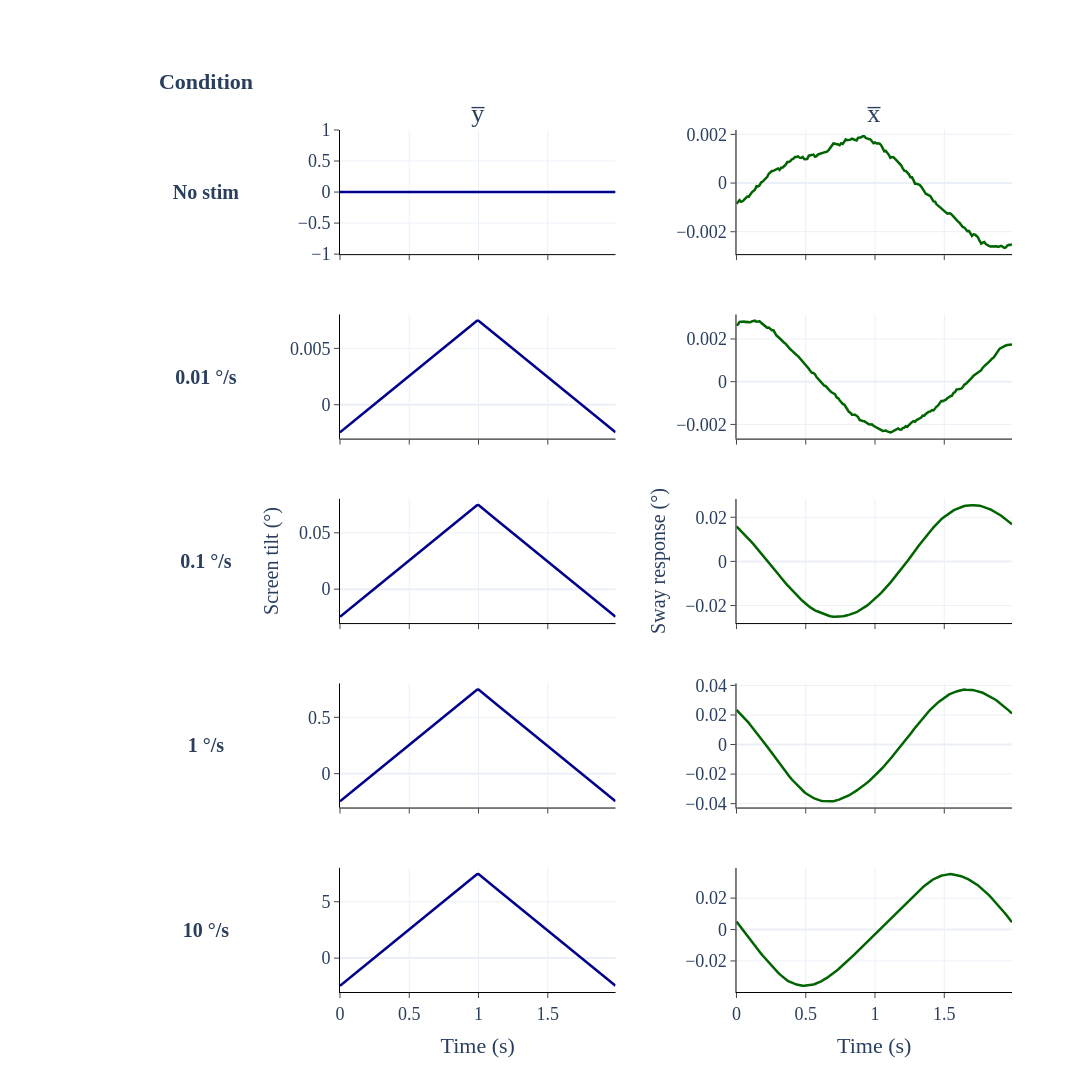

Notebook code cell kept with this figure:
### Markdown cell above
# Plot mean time signals

### Code cell
fig_grid_time.show()

### Figure 1 — Plotly figure (JSON) as saved in the notebook; plotly's stock layout.template omitted (floating-point values rounded to 4 significant figures; data arrays with more than 128 entries replaced by an {"elided": "..."} marker saying what was removed)
{"data": [{"line": {"color": "darkblue", "width": 2.5}, "mode": "lines", "showlegend": false, "type": "scatter", "x": {"elided": "180 float values"}, "xaxis": "x", "y": {"elided": "180 float values"}, "yaxis": "y"}, {"line": {"color": "darkgreen", "width": 2.5}, "mode": "lines", "showlegend": false, "type": "scatter", "x": {"elided": "180 float values"}, "xaxis": "x2", "y": {"elided": "180 float values"}, "yaxis": "y2"}, {"line": {"color": "darkblue", "width": 2.5}, "mode": "lines", "showlegend": false, "type": "scatter", "x": {"elided": "180 float values"}, "xaxis": "x3", "y": {"elided": "180 float values"}, "yaxis": "y3"}, {"line": {"color": "darkgreen", "width": 2.5}, "mode": "lines", "showlegend": false, "type": "scatter", "x": {"elided": "180 float values"}, "xaxis": "x4", "y": {"elided": "180 float values"}, "yaxis": "y4"}, {"line": {"color": "darkblue", "width": 2.5}, "mode": "lines", "showlegend": false, "type": "scatter", "x": {"elided": "180 float values"}, "xaxis": "x5", "y": {"elided": "180 float values"}, "yaxis": "y5"}, {"line": {"color": "darkgreen", "width": 2.5}, "mode": "lines", "showlegend": false, "type": "scatter", "x": {"elided": "180 float values"}, "xaxis": "x6", "y": {"elided": "180 float values"}, "yaxis": "y6"}, {"line": {"color": "darkblue", "width": 2.5}, "mode": "lines", "showlegend": false, "type": "scatter", "x": {"elided": "180 float values"}, "xaxis": "x7", "y": {"elided": "180 float values"}, "yaxis": "y7"}, {"line": {"color": "darkgreen", "width": 2.5}, "mode": "lines", "showlegend": false, "type": "scatter", "x": {"elided": "180 float values"}, "xaxis": "x8", "y": {"elided": "180 float values"}, "yaxis": "y8"}, {"line": {"color": "darkblue", "width": 2.5}, "mode": "lines", "showlegend": false, "type": "scatter", "x": {"elided": "180 float values"}, "xaxis": "x9", "y": {"elided": "180 float values"}, "yaxis": "y9"}, {"line": {"color": "darkgreen", "width": 2.5}, "mode": "lines", "showlegend": false, "type": "scatter", "x": {"elided": "180 float values"}, "xaxis": "x10", "y": {"elided": "180 float values"}, "yaxis": "y10"}], "layout": {"annotations": [{"font": {"family": "Times New Roman", "size": 26}, "showarrow": false, "text": "y̅", "x": 0.205, "xanchor": "center", "xref": "paper", "y": 1, "yanchor": "bottom", "yref": "paper"}, {"font": {"family": "Times New Roman", "size": 26}, "showarrow": false, "text": "x̅", "x": 0.795, "xanchor": "center", "xref": "paper", "y": 1, "yanchor": "bottom", "yref": "paper"}, {"align": "center", "font": {"family": "Times New Roman", "size": 20}, "showarrow": false, "text": "<b>No stim</b>", "width": 140, "x": -0.2, "xanchor": "center", "xref": "paper", "y": 0.928, "yanchor": "middle", "yref": "paper"}, {"align": "center", "font": {"family": "Times New Roman", "size": 20}, "showarrow": false, "text": "<b>0.01 °/s</b>", "width": 140, "x": -0.2, "xanchor": "center", "xref": "paper", "y": 0.714, "yanchor": "middle", "yref": "paper"}, {"align": "center", "font": {"family": "Times New Roman", "size": 20}, "showarrow": false, "text": "<b>0.1 °/s</b>", "width": 140, "x": -0.2, "xanchor": "center", "xref": "paper", "y": 0.5, "yanchor": "middle", "yref": "paper"}, {"align": "center", "font": {"family": "Times New Roman", "size": 20}, "showarrow": false, "text": "<b>1 °/s</b>", "width": 140, "x": -0.2, "xanchor": "center", "xref": "paper", "y": 0.286, "yanchor": "middle", "yref": "paper"}, {"align": "center", "font": {"family": "Times New Roman", "size": 20}, "showarrow": false, "text": "<b>10 °/s</b>", "width": 140, "x": -0.2, "xanchor": "center", "xref": "paper", "y": 0.072, "yanchor": "middle", "yref": "paper"}, {"align": "center", "font": {"family": "Times New Roman", "size": 22}, "showarrow": false, "text": "<b>Condition</b>", "width": 140, "x": -0.2, "xanchor": "center", "xref": "paper", "y": 1.04, "yanchor": "bottom", "yref": "paper"}], "font": {"family": "Times New Roman", "size": 20}, "height": 1500, "margin": {"b": 100, "l": 340, "r": 80, "t": 130}, "width": 1400, "xaxis": {"anchor": "y", "automargin": true, "domain": [0, 0.41], "linecolor": "black", "linewidth": 1, "matches": "x9", "showline": true, "showticklabels": false, "tickfont": {"family": "Times New Roman", "size": 18}, "ticks": "outside"}, "xaxis10": {"anchor": "y10", "automargin": true, "domain": [0.59, 1], "linecolor": "black", "linewidth": 1, "showline": true, "tickfont": {"family": "Times New Roman", "size": 18}, "ticks": "outside", "title": {"font": {"family": "Times New Roman", "size": 22}, "text": "Time (s)"}}, "xaxis2": {"anchor": "y2", "automargin": true, "domain": [0.59, 1], "linecolor": "black", "linewidth": 1, "matches": "x10", "showline": true, "showticklabels": false, "tickfont": {"family": "Times New Roman", "size": 18}, "ticks": "outside"}, "xaxis3": {"anchor": "y3", "automargin": true, "domain": [0, 0.41], "linecolor": "black", "linewidth": 1, "matches": "x9", "showline": true, "showticklabels": false, "tickfont": {"family": "Times New Roman", "size": 18}, "ticks": "outside"}, "xaxis4": {"anchor": "y4", "automargin": true, "domain": [0.59, 1], "linecolor": "black", "linewidth": 1, "matches": "x10", "showline": true, "showticklabels": false, "tickfont": {"family": "Times New Roman", "size": 18}, "ticks": "outside"}, "xaxis5": {"anchor": "y5", "automargin": true, "domain": [0, 0.41], "linecolor": "black", "linewidth": 1, "matches": "x9", "showline": true, "showticklabels": false, "tickfont": {"family": "Times New Roman", "size": 18}, "ticks": "outside"}, "xaxis6": {"anchor": "y6", "automargin": true, "domain": [0.59, 1], "linecolor": "black", "linewidth": 1, "matches": "x10", "showline": true, "showticklabels": false, "tickfont": {"family": "Times New Roman", "size": 18}, "ticks": "outside"}, "xaxis7": {"anchor": "y7", "automargin": true, "domain": [0, 0.41], "linecolor": "black", "linewidth": 1, "matches": "x9", "showline": true, "showticklabels": false, "tickfont": {"family": "Times New Roman", "size": 18}, "ticks": "outside"}, "xaxis8": {"anchor": "y8", "automargin": true, "domain": [0.59, 1], "linecolor": "black", "linewidth": 1, "matches": "x10", "showline": true, "showticklabels": false, "tickfont": {"family": "Times New Roman", "size": 18}, "ticks": "outside"}, "xaxis9": {"anchor": "y9", "automargin": true, "domain": [0, 0.41], "linecolor": "black", "linewidth": 1, "showline": true, "tickfont": {"family": "Times New Roman", "size": 18}, "ticks": "outside", "title": {"font": {"family": "Times New Roman", "size": 22}, "text": "Time (s)"}}, "yaxis": {"anchor": "x", "automargin": true, "domain": [0.856, 1], "linecolor": "black", "linewidth": 1, "showline": true, "tickfont": {"family": "Times New Roman", "size": 18}, "ticks": "outside"}, "yaxis10": {"anchor": "x10", "automargin": true, "domain": [0, 0.144], "linecolor": "black", "linewidth": 1, "showline": true, "tickfont": {"family": "Times New Roman", "size": 18}, "ticks": "outside"}, "yaxis2": {"anchor": "x2", "automargin": true, "domain": [0.856, 1], "linecolor": "black", "linewidth": 1, "showline": true, "tickfont": {"family": "Times New Roman", "size": 18}, "ticks": "outside"}, "yaxis3": {"anchor": "x3", "automargin": true, "domain": [0.642, 0.786], "linecolor": "black", "linewidth": 1, "showline": true, "tickfont": {"family": "Times New Roman", "size": 18}, "ticks": "outside"}, "yaxis4": {"anchor": "x4", "automargin": true, "domain": [0.642, 0.786], "linecolor": "black", "linewidth": 1, "showline": true, "tickfont": {"family": "Times New Roman", "size": 18}, "ticks": "outside"}, "yaxis5": {"anchor": "x5", "automargin": true, "domain": [0.428, 0.572], "linecolor": "black", "linewidth": 1, "showline": true, "tickfont": {"family": "Times New Roman", "size": 18}, "ticks": "outside", "title": {"font": {"family": "Times New Roman", "size": 20}, "standoff": 14, "text": "Screen tilt (°)"}}, "yaxis6": {"anchor": "x6", "automargin": true, "domain": [0.428, 0.572], "linecolor": "black", "linewidth": 1, "showline": true, "tickfont": {"family": "Times New Roman", "size": 18}, "ticks": "outside", "title": {"font": {"family": "Times New Roman", "size": 20}, "standoff": 14, "text": "Sway response (°)"}}, "yaxis7": {"anchor": "x7", "automargin": true, "domain": [0.214, 0.358], "linecolor": "black", "linewidth": 1, "showline": true, "tickfont": {"family": "Times New Roman", "size": 18}, "ticks": "outside"}, "yaxis8": {"anchor": "x8", "automargin": true, "domain": [0.214, 0.358], "linecolor": "black", "linewidth": 1, "showline": true, "tickfont": {"family": "Times New Roman", "size": 18}, "ticks": "outside"}, "yaxis9": {"anchor": "x9", "automargin": true, "domain": [0, 0.144], "linecolor": "black", "linewidth": 1, "showline": true, "tickfont": {"family": "Times New Roman", "size": 18}, "ticks": "outside"}}}
